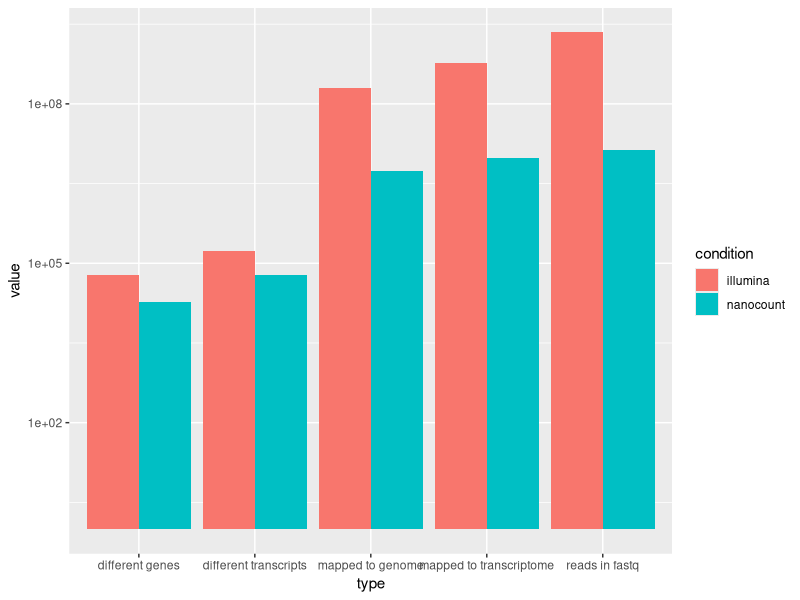

Write R code to recreate this figure.
###

library(ggplot2)

condition<-c(rep(c("nanocount","illumina"),5))
value<-c(13361612,2210201946,5336687,198964151,9390854,583418846,60021,168079,18295,60676)
type<-c("reads in fastq","reads in fastq","mapped to genome","mapped to genome","mapped to transcriptome","mapped to transcriptome","different transcripts","different transcripts","different genes","different genes")



data1<-data.frame(type,condition,value)
ggplot(data1, aes(fill=condition,y=value, x=type)) + 
  geom_bar(position="dodge", stat="identity") + scale_y_log10()


